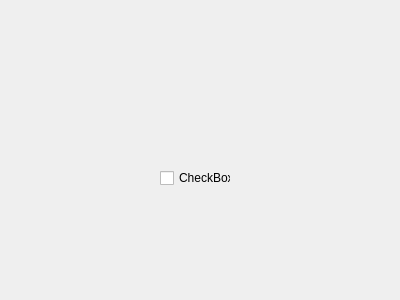
<?xml version="1.0" encoding="UTF-8"?>
<ui version="4.0">
 <class>Form</class>
 <widget class="QWidget" name="Form">
  <property name="geometry">
   <rect>
    <x>0</x>
    <y>0</y>
    <width>400</width>
    <height>300</height>
   </rect>
  </property>
  <property name="windowTitle">
   <string>Form</string>
  </property>
  <widget class="QCheckBox" name="checkBox">
   <property name="geometry">
    <rect>
     <x>160</x>
     <y>170</y>
     <width>71</width>
     <height>16</height>
    </rect>
   </property>
   <property name="text">
    <string>CheckBox</string>
   </property>
  </widget>
 </widget>
 <resources/>
 <connections/>
</ui>
